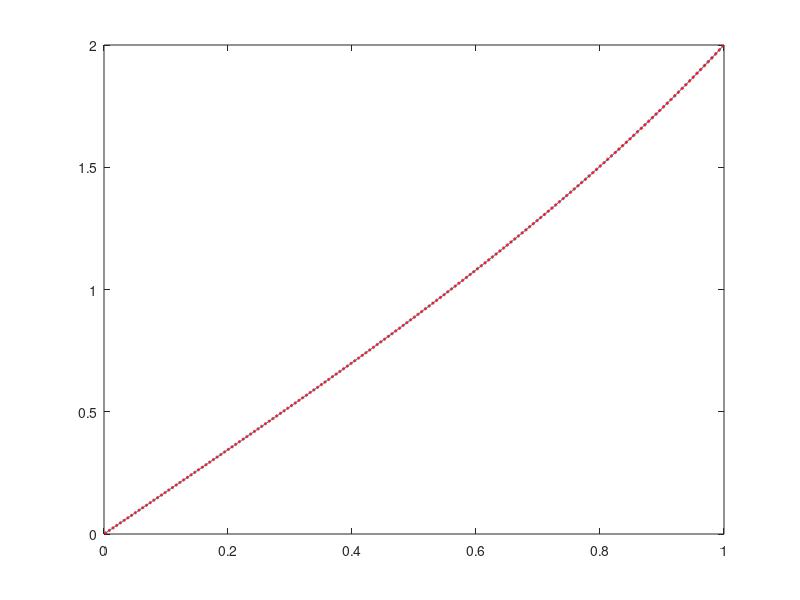

The MATLAB script that drew this image:
%Author: Adam Clements
%Summary: Repeated fraction multiplication and addition
%--------------------------------------------------------------
clear; clc; close;
%create the vectors for the values necessary, divide them, then take the:
%sum for 100
sum100 = (ones(1,100))/(cumsum([1:100]));
%product for 100
prod100 = prod(([1:100].^2)/([2:101].^2-1));
%sum for 1000
sum1000 = ones(1,1000)/cumsum([1:1000]);
%product for 1000
prod100 = prod(([1:1000].^2)/([2:1001].^2-1));

%print nicely
fprintf("Lab 2 - Product & Sum\nUsing 100 terms:\n")
fprintf("\t%0.4f = 1/1+1/3+1/6+1/10+1/15+1/21+...\n",sum100)
fprintf("\t%0.4f = 4/3*9/8*16/15*25/24*36/35...\n",prod100)
fprintf("Using 1000 terms:\n")
fprintf("\t%0.4f = 1/1+1/3+1/6+1/10+1/15+1/21+...\n",sum100)
fprintf("\t%0.4f = 4/3*9/8*16/15*25/24*36/35...\n\n\n",prod100)

pause;
clear;

%Summary: Use an ODE to solve for y values to approximate the equation
%which is the solution to the differential equation y''=xe^x

%set N to 1000
N = 1000;
%make x a vector of size N-1 linearly spaced between 0 and 1
x = linspace(0,1,N+1);
%remove the first and last values to account for 1 and 0
x(1) = []; x(end) = [];
%create a temporary vector to store the values on the diagonal
tempvec = zeros(1,N-1) - 2;
%make A a matrix with a diagonal line of -2's
A = diag(tempvec,0);
%re-set the tempvec to hold ones
tempvec = ones(1,N-2);
%make a the full tri-diagonal
A = A + diag(tempvec,1) + diag(tempvec,-1);
%calculate the vector b
b = x.*exp(x).*(x(2)-x(1))^2;
%subract 2 from the last element of b
b(end) = b(end)-2;
%solve for y values
y = b/A;
%graph to check
plot(x,x*exp(1)-2*exp(x)+x.*exp(x)+2,x,y,'r:','LineWidth',2);

fprintf("Lab 2 - an ODE\n\tSolution to y''=xe^x, y(0)=0, y(1)=2 is\n\txe-2e^x+xe^x+2\n\n\n")

pause;
close; clear;

%Summary: Calculate final grades for a math class
%Pop Culture reference: The numbers from Lost: 4 8 15 16 23 42

%set the vectors
HW = [4 8 1 5 1 6 2 3 4 2 10 9];
Exams = [92 65 70 80];
Final = 89;

%find the position of the minimum value in the vector
[m,p] = min(HW);
%get rid of whatever is in that position
HW(p) = [];
%do the same with exams, except replace instead of getting rid of
[m,p] = min(Exams);
Exams(p) = Final;
%calculate the final grade
grade = mean(HW)*10*.25+mean(Exams)*.5+Final*.25;

fprintf("Lab 2 - Math Grades\n\tYour class average is %0.2f\n\n\n",grade)

pause; clear;

%Summary: Find the line of best fit for the following x and y values
%all math necessary was learned here:
%https://www.freetext.org/Introduction_to_Linear_Algebra/Basic_Applications_Linear_Algebra/Best_Fit/
x = [0:4 6 8]; y = [3.50 1.25 -2.25 -1.75 -2.50 -6.50 -9.00];
%create the A vector
A = [1 1 1 1 1 1 1;0 1 2 3 4 6 8]';
%use what was on the website i looked at to solve down to just a c and a d
%value
cd = rref([A'*A A'*y']);
d = cd(1,3); c = cd(2,3);
fprintf("Lab 2 - Linear regression\n\t The line of best fit is y = %0.2fx + %0.2f\n\n\n",c,d)



